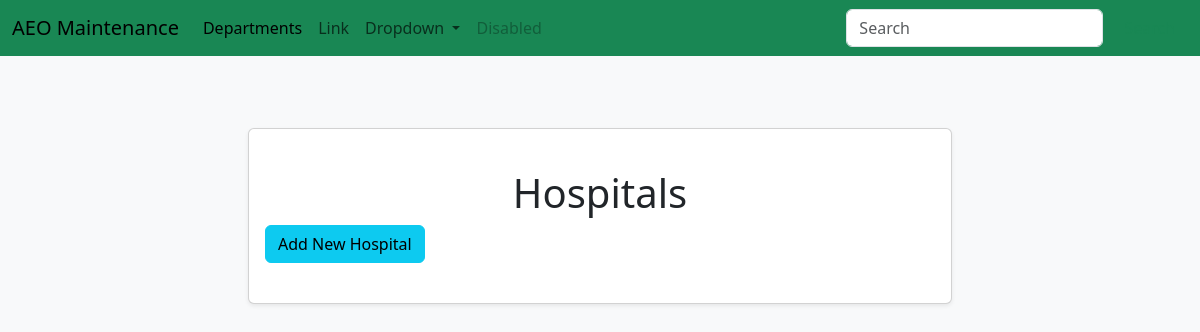
Page /hospitals on the earlier database version.
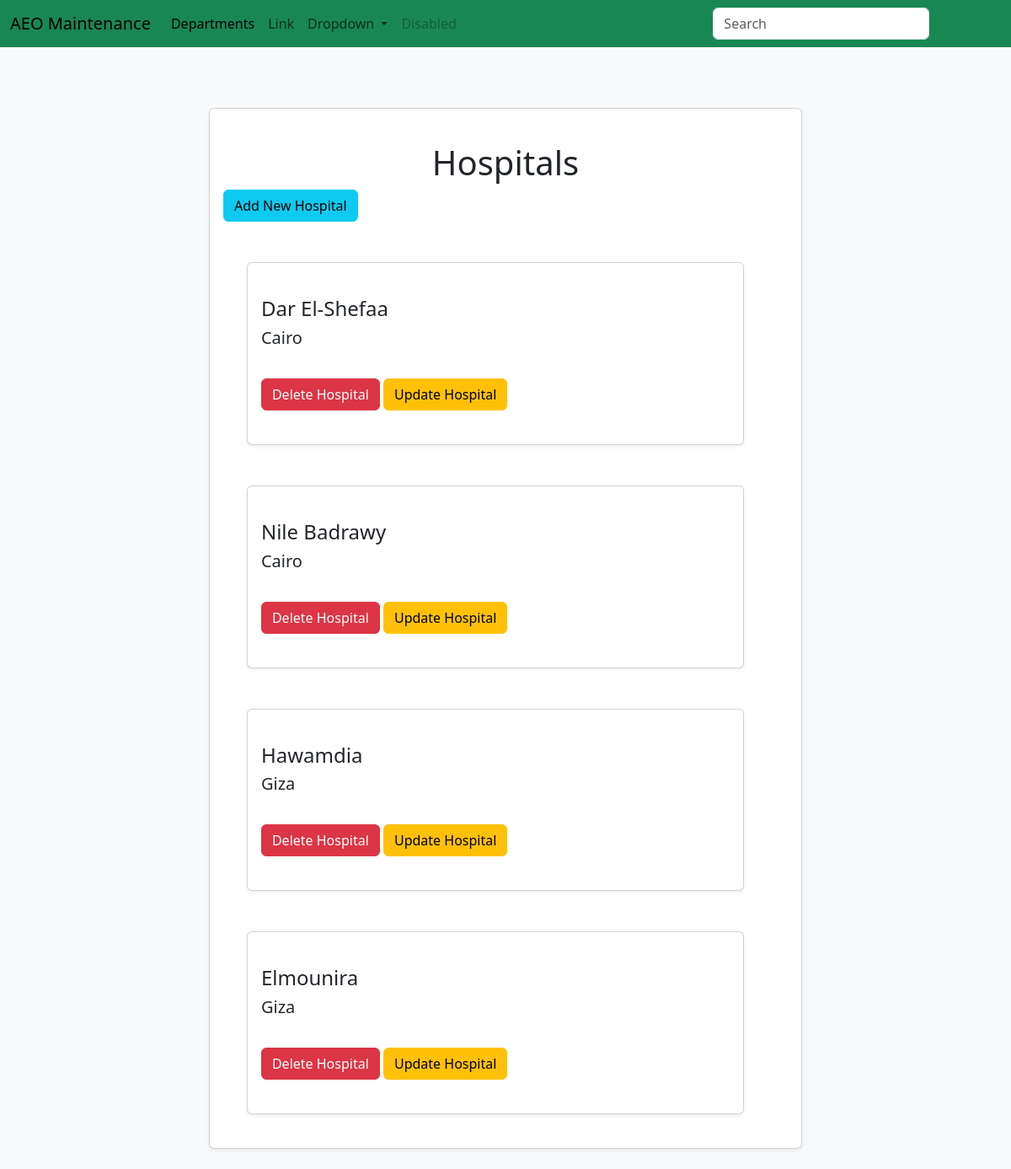
Same page on the later database version.
### maintenance_system/models.py (models this page shows)
class Hospital(db.Model):
	id = db.Column(db.Integer, primary_key=True)
	name = db.Column(db.String(80), unique=True)
	governorate = db.Column(db.String(80))
	tasks = db.relationship('Task', backref='hospital', lazy=True)
	machines = db.relationship('Machine', backref='hospital', lazy=True)

### maintenance_system/routes.py (the view)
@app.route('/hospitals')
def hospitals():
	hospitals = Hospital.query.all()
	return render_template('hospitals.html', hospitals=hospitals)

### maintenance_system/Templates/hospitals.html (shortened to what this page needs)
{% extends "layout.html"%}
{% block content %}
<div class="row justify-content-center">
	<div class="col-lg-8 mt-4 mb-4">
		<div class="card p-3 shadow-sm">
			<div class="row">
				<div class="col-md-8 col-lg-12 mt-4 mb-4">
					<h1 class="text-center">Hospitals</h1>
					<a href="{{ url_for('add_hospital') }}"><button type="button" class="btn btn-info btn-md">Add
							New Hospital</button></a>
				</div>
				{% for hospital in hospitals %}
				<div class="row justify-content-center">
					<div class="col-lg-11 mt-4 mb-4">
						<div class="card p-3 shadow-sm">
							<div class="col-md-8 col-lg-12 mt-4 mb-4">
								<h4> {{hospital.name}}</h4>
								<h5> {{hospital.governorate}}</h5>
								<br>
								<button type="button" class="btn btn-danger custom-button mt-1" data-bs-toggle="modal"
									data-bs-target="#deleteHospital{{ hospital.id }}">Delete
									Hospital</button>
								<a href="{{ url_for('update_hospital', id=hospital.id) }}"><button type="button"
										class="btn btn-warning btn-custom mt-1">Update
										Hospital</button></a>
							</div>
						</div>
					</div>
				</div>
				{% endfor %}
			</div>
		</div>
	</div>
	{% endblock%}

Differences in the rows shown:
added Hospital: name "Dar El-Shefaa", governorate "Cairo"
added Hospital: name "Nile Badrawy", governorate "Cairo"
added Hospital: name "Hawamdia", governorate "Giza"
added Hospital: name "Elmounira", governorate "Giza"
